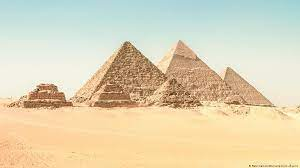
#> input picture pyramid.jpeg, 300 x 168 px, given in place of pyramid.jpg, which was not available
$ jupyter execute ImgProcess29.ipynb
#> lines starting #> are read from the running program, lines starting #| are printed output that depends on the picture; pictures that were not available may be replaced by others from this repository, and a replacement may not be noted
[cell 1]
# Image Pyramid using OpenCV | Python
import cv2
import matplotlib.pyplot as plt

img = cv2.imread("D:\OpenCV\pyramid.jpg")
#> img is the input picture: shape (168, 300, 3); mean B, G, R 180.9, 211.6, 223.1

layer = img.copy()

for i in range(4):
    plt.subplot(2, 2, i + 1)

    # using pyrDown() function
    layer = cv2.pyrDown(layer)

    plt.imshow(layer)
    cv2.imshow("str(i)", layer)
    cv2.waitKey(0)
#> this loop made 4 passes
#> pass 1, `layer = cv2.pyrDown(layer)`:
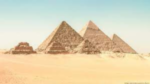
#> layer: shape (84, 150, 3); mean B, G, R 181.1, 211.6, 222.9
#> pass 2, `layer = cv2.pyrDown(layer)`:
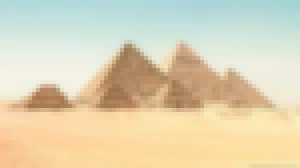
#> layer: shape (42, 75, 3) (shown 4 times larger); mean B, G, R 181.5, 211.6, 222.5
#> pass 3, `layer = cv2.pyrDown(layer)`:
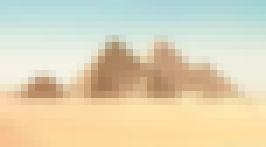
#> layer: shape (21, 38, 3) (shown 7 times larger); mean B, G, R 182.4, 211.8, 221.7


cv2.destroyAllWindows()
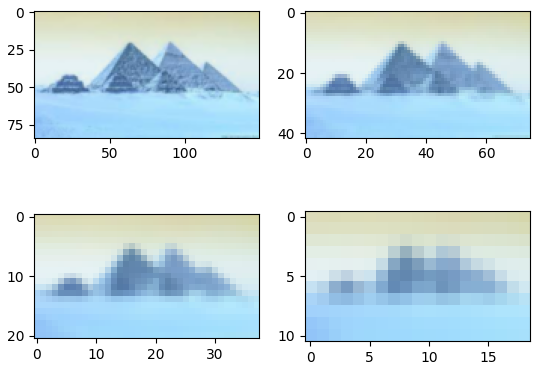
#> figure drawn by matplotlib, 4 panels; B, G, R data is drawn as R, G, B
